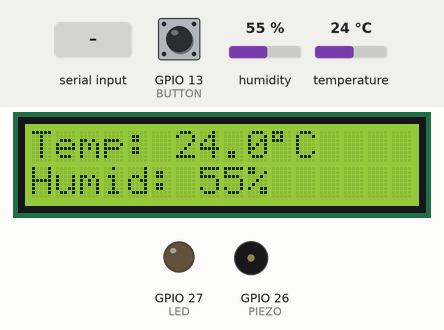
Recording of a sketch running on a simulated ESP32. On the bench: 16×2 character LCD, output pins drawn as LEDs (lit = HIGH), buzzer (waves = sounding, pin HIGH). The test bench sets the inputs (shaded band); at power-on: humidity 55 %, temperature 24 °C, GPIO 13 (BUTTON) HIGH. EEPROM starts erased; what the sketch prints to the serial monitor is not drawn.

Above: at 2.8 s.
2.9 s: "TIME \n" received over Serial
At 6.2 s:
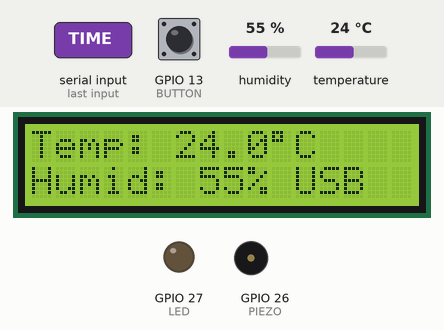
6.5 s: humidity set to 22 %
At 8.2 s:
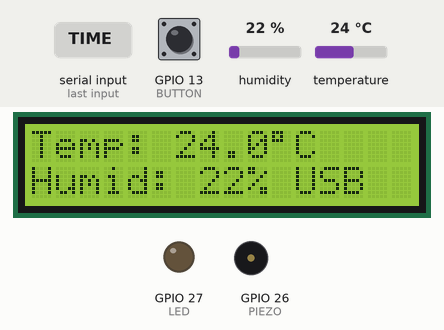
13.5 s: temperature set to 12 °C
At 16.2 s:
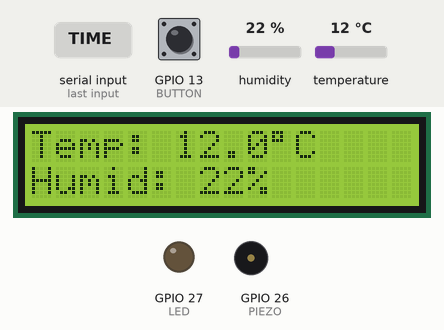
16.5 s: "SCHED \n" received over Serial
At 18.2 s:
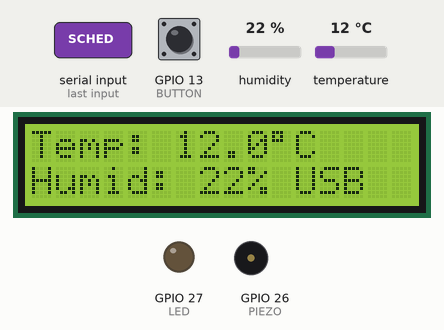
20.6 s: humidity set to 40 %
At 23.2 s:
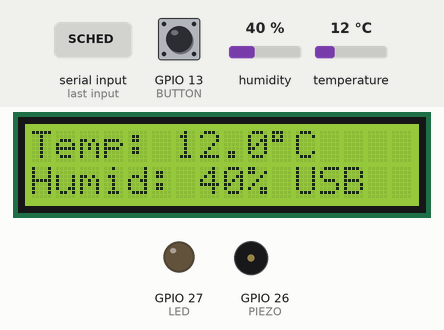
Timing chart, 0 to 24.7 s (numbered marks = the images above; inputs shaded):
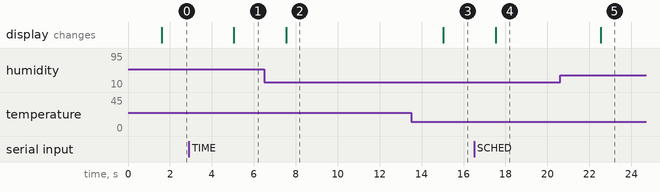

Measured:
- after the input at 2.9 s, the display: changes after 2.1 s (image 1)
- after the input at 6.5 s, the display: changes after 1.0 s (image 2)
- after the input at 13.5 s, the display: changes after 1.5 s (image 3)
- after the input at 16.5 s, the display: changes after 1.0 s (image 4)
- after the input at 20.6 s, the display: changes after 1.9 s (image 5)

The sketch:

indoor_tracker.ino
```cpp
// Indoor Tracker - ESP32 firmware (USB serial link + optional BLE)
// Libraries: "DHT sensor library" (Adafruit) + "Adafruit Unified Sensor",
//            LiquidCrystal_I2C, NimBLE-Arduino 2.x (only if USE_BLE = 1)
// Board package: ESP32 Arduino core 3.x
//
// Wiring:
//   DHT22 data -> GPIO 4  (3.3V, GND, 10k pull-up to 3.3V if the module has none)
//   LCD I2C    -> SDA GPIO 21, SCL GPIO 22 (try address 0x3F if 0x27 stays blank)
//   Piezo      -> GPIO 26
//   LED        -> GPIO 27 (+ 220 ohm resistor)
//   Button     -> GPIO 13 to GND (internal pull-up)
//
// USB serial protocol (115200 baud, one message per line)
//   ESP32 -> laptop (JSON):
//     {"type":"ready"}
//     {"type":"env","t":23.4,"h":41.0}
//     {"type":"status","event":"ALARM_ON"}   // ALARM_ON | ALARM_OFF | BTN
//   Laptop -> ESP32 (plain text):
//     TIME <local epoch seconds>
//     SCHED <minutes after midnight>
//     ACK            (stop the alarm)
//     PING           (heartbeat, also replies with a fresh env line)

#define USE_BLE 0          // set to 0 for USB-only, set 1 to activate

#include <Arduino.h>
#include <Wire.h>
#include <LiquidCrystal_I2C.h>
#include <DHT.h>
#include <Preferences.h>
#if USE_BLE
#include <NimBLEDevice.h>
#endif

// ---------- Pins ----------
#define DHTPIN   4
#define DHTTYPE  DHT22
#define PIEZO    26
#define LED      27
#define BUTTON   13
#define I2C_SDA  21
#define I2C_SCL  22

// ---------- BLE UUIDs (must match the React Native app) ----------
#define SVC_UUID   "12345678-1234-1234-1234-123456789abc"
#define ENV_UUID   "12345678-1234-1234-1234-123456789ab1"
#define ACK_UUID   "12345678-1234-1234-1234-123456789ab2"
#define TIME_UUID  "12345678-1234-1234-1234-123456789ab3"
#define SCHED_UUID "12345678-1234-1234-1234-123456789ab4"
#define STAT_UUID  "12345678-1234-1234-1234-123456789ab5"

// ---------- Hardware objects ----------
DHT dht(DHTPIN, DHTTYPE);
LiquidCrystal_I2C lcd(0x27, 16, 2);
Preferences prefs;

#if USE_BLE
NimBLECharacteristic *envChar, *statChar, *schedChar;
#endif
bool bleConnected = false;

// ---------- State ----------
float temperature = NAN, humidity = NAN;
bool alarmActive = false;
uint32_t alarmStartedMs = 0;
const uint32_t ALARM_TIMEOUT_MS = 10UL * 60UL * 1000UL;   // auto-stop after 10 min

bool timeSynced = false;
uint32_t baseEpoch = 0;                    // local-time epoch at millis() == 0
uint16_t reminderMinute = 20 * 60;         // default 20:00, overridden by NVS/app
int32_t lastFiredDay = -1;

uint32_t lastHostMs = 0;                   // last time the laptop sent us anything
bool hostSeen = false;

volatile bool ackRequested = false;
volatile bool scheduleChanged = false;
volatile bool timeJustSynced = false;
volatile bool sendEnvNow = false;

// ---------- Helpers ----------
uint32_t nowEpoch() { return baseEpoch + millis() / 1000; }
bool usbConnected() { return hostSeen && (millis() - lastHostMs < 12000); }

void readSensor() {
  float t = dht.readTemperature();   // Celsius
  float h = dht.readHumidity();
  if (!isnan(t) && !isnan(h)) { temperature = t; humidity = h; }
}

// ----- outputs: USB serial (always) and BLE (if enabled) -----
void emitEnvSerial() {
  if (isnan(temperature) || isnan(humidity)) return;
  Serial.printf("{\"type\":\"env\",\"t\":%.1f,\"h\":%.1f}\n", temperature, humidity);
}

void sendStatus(const char* s) {
  Serial.printf("{\"type\":\"status\",\"event\":\"%s\"}\n", s);
#if USE_BLE
  statChar->setValue(s);
  if (bleConnected) statChar->notify();
#endif
}

// ----- commands (shared by BLE and USB) -----
void applyTime(uint32_t localEpoch) {
  baseEpoch = localEpoch - millis() / 1000;
  timeSynced = true;
  timeJustSynced = true;
}
void applySchedule(int minutes) {
  if (minutes >= 0 && minutes < 1440) { reminderMinute = minutes; scheduleChanged = true; }
}

void startAlarm() {
  alarmActive = true;
  alarmStartedMs = millis();
  sendStatus("ALARM_ON");
}

void stopAlarm(const char* reason) {
  if (!alarmActive) return;
  alarmActive = false;
  digitalWrite(LED, LOW);
  ledcWriteTone(PIEZO, 0);
  sendStatus(reason);                      // "BTN" if the button did it, else "ALARM_OFF"
}

void updateLCD() {
  char l1[17], l2[17];
  if (isnan(temperature)) snprintf(l1, sizeof(l1), "Reading sensor..");
  else snprintf(l1, sizeof(l1), "Temp: %.1f%cC", temperature, (char)223);

  if (isnan(humidity)) snprintf(l2, sizeof(l2), " ");
  else if (alarmActive) snprintf(l2, sizeof(l2), "TAKE YOUR PHOTO!");
  else snprintf(l2, sizeof(l2), "Humid: %.0f%% %s", humidity,
                bleConnected ? "BLE" : (usbConnected() ? "USB" : "   "));

  lcd.setCursor(0, 0); lcd.printf("%-16s", l1);
  lcd.setCursor(0, 1); lcd.printf("%-16s", l2);
}

// ---------- USB serial command parser ----------
void handleSerialLine(String line) {
  line.trim();
  if (line.length() == 0) return;
  hostSeen = true;
  lastHostMs = millis();

  if (line.startsWith("TIME "))       applyTime(strtoul(line.c_str() + 5, nullptr, 10));
  else if (line.startsWith("SCHED ")) applySchedule(atoi(line.c_str() + 6));
  else if (line == "ACK")             ackRequested = true;
  else if (line == "PING")            sendEnvNow = true;
}

void pollSerial() {
  static String buf;
  while (Serial.available()) {
    char c = (char)Serial.read();
    if (c == '\n') { handleSerialLine(buf); buf = ""; }
    else if (c != '\r' && buf.length() < 64) buf += c;
  }
}

// ---------- BLE ----------
#if USE_BLE
class ServerCB : public NimBLEServerCallbacks {
  void onConnect(NimBLEServer*, NimBLEConnInfo&) override { bleConnected = true; sendEnvNow = true; }
  void onDisconnect(NimBLEServer*, NimBLEConnInfo&, int) override {
    bleConnected = false;
    NimBLEDevice::startAdvertising();
  }
};

class WriteCB : public NimBLECharacteristicCallbacks {
  void onWrite(NimBLECharacteristic* c, NimBLEConnInfo&) override {
    std::string uuid = c->getUUID().toString();
    std::string val  = c->getValue();
    if (uuid == ACK_UUID)        ackRequested = true;
    else if (uuid == TIME_UUID)  applyTime(strtoul(val.c_str(), nullptr, 10));
    else if (uuid == SCHED_UUID) applySchedule(atoi(val.c_str()));
  }
};

void setupBLE() {
  NimBLEDevice::init("IndoorTracker");
  NimBLEServer* server = NimBLEDevice::createServer();
  server->setCallbacks(new ServerCB());
  NimBLEService* svc = server->createService(SVC_UUID);

  envChar  = svc->createCharacteristic(ENV_UUID,  NIMBLE_PROPERTY::READ | NIMBLE_PROPERTY::NOTIFY);
  statChar = svc->createCharacteristic(STAT_UUID, NIMBLE_PROPERTY::READ | NIMBLE_PROPERTY::NOTIFY);
  auto* ack = svc->createCharacteristic(ACK_UUID,  NIMBLE_PROPERTY::WRITE);
  auto* tm  = svc->createCharacteristic(TIME_UUID, NIMBLE_PROPERTY::WRITE);
  schedChar = svc->createCharacteristic(SCHED_UUID, NIMBLE_PROPERTY::READ | NIMBLE_PROPERTY::WRITE);

  static WriteCB writeCB;
  ack->setCallbacks(&writeCB);
  tm->setCallbacks(&writeCB);
  schedChar->setCallbacks(&writeCB);
  schedChar->setValue(String(reminderMinute).c_str());
  statChar->setValue("ALARM_OFF");

  svc->start();
  NimBLEAdvertising* adv = NimBLEDevice::getAdvertising();
  adv->addServiceUUID(SVC_UUID);
  adv->enableScanResponse(true);
  adv->start();
}
#endif

// ---------- Setup ----------
void setup() {
  Serial.begin(115200);
  pinMode(LED, OUTPUT);
  pinMode(BUTTON, INPUT_PULLUP);
  ledcAttach(PIEZO, 2000, 8);

  Wire.begin(I2C_SDA, I2C_SCL);
  lcd.init();
  lcd.backlight();
  lcd.print("Indoor Tracker");

  dht.begin();

  prefs.begin("indoor", false);
  reminderMinute = prefs.getUShort("remind", reminderMinute);

#if USE_BLE
  setupBLE();
#endif

  delay(1500);       // DHT22 needs a moment after power-up
  readSensor();
  updateLCD();
  Serial.println("{\"type\":\"ready\"}");
}

// ---------- Loop ----------
void loop() {
  static uint32_t lastSample = 0, lastSerialEnv = 0, lastBleEnv = 0, lastBtn = 0;
  uint32_t ms = millis();

  pollSerial();

  // 1. Sample sensor + refresh LCD every 2.5 s (DHT22 max rate is ~0.5 Hz)
  if (ms - lastSample >= 2500) {
    lastSample = ms;
    readSensor();
    updateLCD();
  }

  // 2. Stream readings: USB every 3 s, BLE every 10 s, both immediately on request
  if (sendEnvNow || ms - lastSerialEnv >= 3000) {
    lastSerialEnv = ms;
    emitEnvSerial();
  }
#if USE_BLE
  if (bleConnected && !isnan(temperature) && (sendEnvNow || ms - lastBleEnv >= 10000)) {
    lastBleEnv = ms;
    char buf[24];
    snprintf(buf, sizeof(buf), "%.1f,%.1f", temperature, humidity);
    envChar->setValue(buf);
    envChar->notify();
  }
#endif
  sendEnvNow = false;

  // 3. Handle flags set by serial/BLE handlers
  if (scheduleChanged) {
    scheduleChanged = false;
    prefs.putUShort("remind", reminderMinute);
    lastFiredDay = -1;
#if USE_BLE
    schedChar->setValue(String(reminderMinute).c_str());
#endif
  }
  if (timeJustSynced) { timeJustSynced = false; lastFiredDay = -1; }
  if (ackRequested)   { ackRequested = false; stopAlarm("ALARM_OFF"); }

  // 4. Daily reminder check
  if (timeSynced && !alarmActive) {
    uint32_t t = nowEpoch();
    int32_t day = t / 86400;
    uint16_t minuteOfDay = (t % 86400) / 60;
    if (minuteOfDay == reminderMinute && day != lastFiredDay) {
      lastFiredDay = day;
      startAlarm();
    }
  }

  // 5. Alarm output (blink LED, beep piezo) + timeout
  if (alarmActive) {
    bool on = (ms / 400) % 2;
    digitalWrite(LED, on);
    ledcWriteTone(PIEZO, on ? 2500 : 0);
    if (ms - alarmStartedMs > ALARM_TIMEOUT_MS) stopAlarm("ALARM_OFF");
    updateLCD();
  }

  // 6. Manual button (debounced): silences the alarm and tells the app
  if (digitalRead(BUTTON) == LOW && ms - lastBtn > 300) {
    lastBtn = ms;
    if (alarmActive) stopAlarm("BTN");
    else sendStatus("BTN");               // app can open the camera screen anyway
  }
}
```
